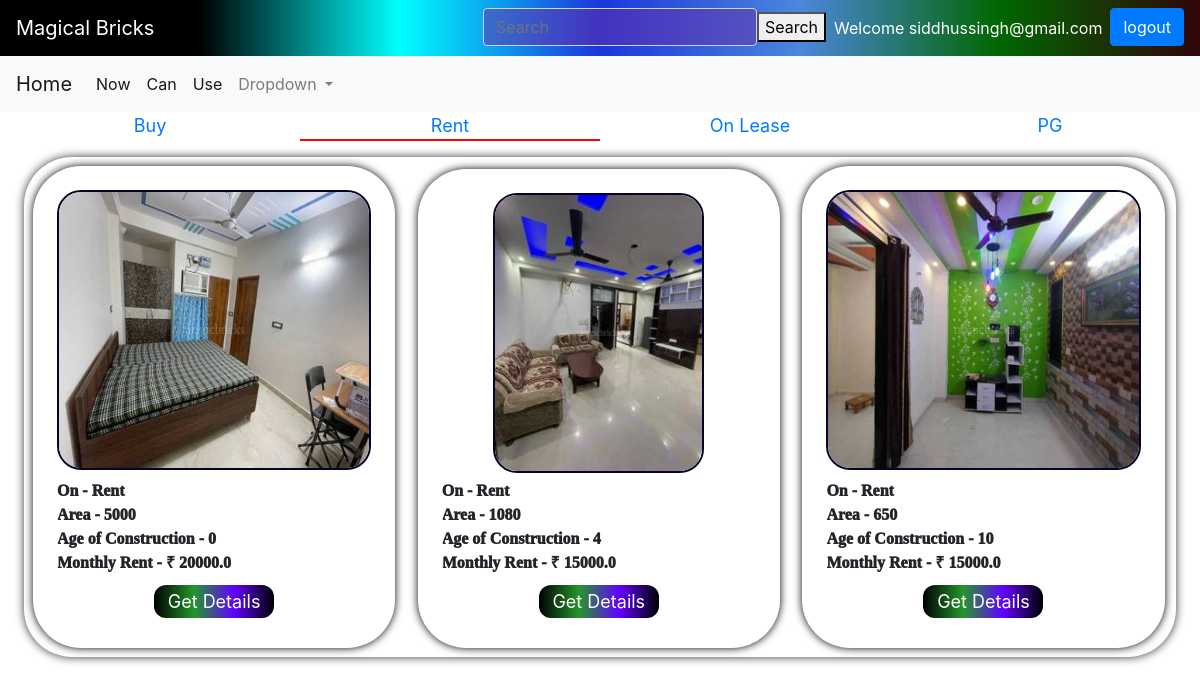
The page /properties?category=3 (signed in) on the database its author committed.
### bricks/models.py (models this page shows, shortened)
class category(models.Model):
    cat=models.CharField(max_length=50)
    def __str__(self) :
        return self.cat

class built(models.Model):
    name=models.CharField(max_length=500,blank=False,null=True,default=None)
    owner_phone=models.IntegerField(null=True, blank=False)
    owner_name=models.CharField(max_length=500,blank=False,null=True,default=None)
    owner_mail=models.EmailField(max_length=500,blank=False,null=True)
    cat=models.ForeignKey("category", null=True , on_delete=models.CASCADE, default=None)
    area=models.IntegerField()
    floors=models.IntegerField()
    status=models.CharField(max_length=50,choices=st)
    faces=models.CharField(choices=direction, max_length=50, blank=False)
    p_type=models.CharField(max_length=10, default="Built")
    furnished_status=models.CharField(max_length=50,choices=state, blank=False, null=True)
    type_of_ownership=models.CharField(max_length=50,choices=too)
    price=models.FloatField(default=0,null=True)
    age=models.IntegerField()
    address=models.CharField(max_length=200, blank= False, default=None, null=True, unique=True)
    image=models.ImageField(upload_to='images/')

### bricks/views.py (the view)
# urls.py: path('properties',views.properties,name='properties'),
def properties(request):
    x=request.GET.get('category')
    obj=get_object_or_404(category, pk=x)
    p=land.objects.filter(cat__cat=obj.cat)
    q=built.objects.filter(cat__cat=obj.cat)
    y=category.objects.all()
    print(p.count())
    return render(request,'bricks/properties.html',{"obj":p,"obj2":q,"y":y,"current_cat":obj.cat})

### bricks/templates/bricks/properties.html (shortened to what this page needs)
<!DOCTYPE html>
<html lang="en">
<head>
  {% load static %}
  <link rel="stylesheet" href="{% static 'bricks/style_properties.css' %}" />
</head>
<body>
  {% include "bricks/navbar.html" %}
  <div class="main">
    {% if y %} {% for x in y %}
    <a href="{% url 'properties' %}?category={{x.id}}" id="cat">
      {% if current_cat %}
      {% if current_cat == x.cat %}
      <div class="heading" style="border-bottom: 0.2vw solid red;">{{x.cat}}</div>
      {% else %}
      <div class="heading">{{x.cat}}</div>
      {% endif %}
      {% else %}
      <div class="heading">{{x.cat}}</div>
      {% endif %}
    </a>
    {% endfor %} {% endif %}
  </div>
  <div class="properties" >
    {% if obj2 %}
    {% for y in obj2 %}
    <div  class="property">
      <div class="imgs"><img  src="{{y.image.url}}" alt=""></div>
      <div class="info_items">On - {{y.cat}}</div>
      <div class="info_items">Area - {{y.area}}</div>
      <div class="info_items">Age of Construction - {{y.age}}</div>
      {% if y.cat.cat == "Rent" or y.cat.cat == "PG" %}
      <div class="info_items">Monthly Rent - &#8377 {{y.price}}</div>
      {% else %}
      <div class="info_items">Price - &#8377 {{y.price}}</div>
      {% endif %}
      <a href="{% url 'property_details' y.id %}?p_type={{y.p_type}}" id="details_button">
        <div id="details_button">
          Get Details
        </div>
      </a>
    </div>
    {% endfor %}
    {% endif %}
  </div>
</body>
</html>

### bricks/templates/bricks/navbar.html (shortened to what this page needs)
<html>
<head>
  <link rel="stylesheet" href="https://maxcdn.bootstrapcdn.com/bootstrap/4.0.0-beta.2/css/bootstrap.min.css" />
</head>
<body>
  <nav class="navbar navbar-light justify-content-between" style="
  display:block;
        background: linear-gradient(
          90deg,
          #000,
          #000,#00ffff,
          #1c36da,
          #4b87dc,
          #006600,
          #32040b
        );
        animation: gradient 15s ease infinite;
      ">
    <a class="navbar-brand" style="color:white;">Magical Bricks</a>
    {%if user.is_authenticated%}
    <a class="btn btn-primary" type="submit" id="login" href='{%url 'logout_user' %}'
      style="width:fit-content; float:right;">logout</a>
    <p class="px-2 mt-2" style="width:fit-content; float:right; color:white;">Welcome {{user.email}}</p>
    {% endif %}
    <form class="form-inline" id="search_form">
      <input class="form-control" type="search" placeholder="Search" aria-label="Search" style="
          color:white;
          background: rgba(103,48,167,0.5);
          " />
      <button class="button " class="btn btn-primary" type="submit" id="s_button">
        Search
      </button>
    </form>
  </nav>
  <nav class="navbar navbar-expand-lg navbar-light bg-light">
    <a class="navbar-brand" href="home">Home</a>
    <div class="collapse navbar-collapse" id="navbarSupportedContent" z-index: 0>
      <ul class="navbar-nav mr-auto">
        <li class="nav-item active">
          <a class="nav-link" href="built_details">Now<span class="sr-only">(current)</span></a>
        </li>
        <li class="nav-item active">
          <a class="nav-link" href="land_details">Can</a>
        </li>
        <li class="nav-item active">
          <a class="nav-link" href="#">Use</a>
        </li>
        <li class="nav-item dropdown">
          <a class="nav-link dropdown-toggle" href="#" id="navbarDropdown" role="button" data-toggle="dropdown"
            aria-haspopup="true" aria-expanded="false">
            Dropdown
          </a>
        </li>
      </ul>
    </div>
  </nav>
</body>
</html>

### bricks/static/bricks/style_properties.css (style rules this page uses)
.main { display: flex; }
#cat { flex: 1; font-size: 1.5vw; }
.heading { margin: auto; justify-content: center; text-align: center; }
.properties { border-color: black; border-width: 1vw; display: block; background-color: #fff; border-radius: 4vw; box-shadow: 0 0 10px rgba(0, 0, 0, 0.8); margin: 2vh 2vw; width: auto; height: fit-content; }
.property { display: inline-block; justify-items: center; background-color: #fff; box-shadow: 0 0 0.75vw rgb(5, 0, 0); border-radius: 4vw; margin: 0.75vw; padding: 3vh 3vh; height: fit-content; width: 31.44%; }
.info_items { display: flex; border-radius: 2vw; overflow: hidden; height: fit-content; box-sizing: border-box; width: 100%; font-family: cursive; font-weight: 1000; }
.imgs { border: 0.2vw solid rgb(6, 4, 40); ; border-radius: 2vw; display: inline-flex; overflow: hidden; box-sizing: border-box; width: 100%; height: 35vh; margin-bottom: 3%; }
.imgs>img { width: 100%; object-fit: fill; }
#details_button { text-decoration: none; display: flex; margin: 3% auto; padding: auto; height: 2.5vw; text-align: center; justify-content: center; font-size: 1.5vw; ; color: white; width: 10vw; border-radius: 1vw; background: linear-gradient(90deg, rgb(0, 0, 0), rgb(36, 150, 43), rgb(98, 0, 255), rgb(0, 0, 0)); }

### bricks/templates/bricks/navbar.html (style rules this page uses)
#s_button { height: 100%; }
@media only screen and (min-width:600px) { #search_form { float: inline-end; } }

### rows shown on the page
category: cat "Buy"
category: cat "Rent"
category: cat "On Lease"
category: cat "PG"
built: image (picture), cat "Rent", area "5000", age "0", price "20000.0"
built: image (picture), cat "Rent", area "1080", age "4", price "15000.0"
built: image (picture), cat "Rent", area "650", age "10", price "15000.0"

### other values the page prints
{{ user.email }} "siddhussingh@gmail.com"
